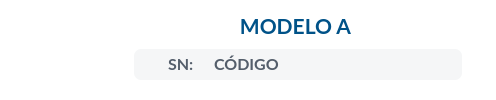
        <widget class="QWidget" name="widget_4" native="true">
         <property name="geometry">
          <rect>
           <x>10</x>
           <y>149</y>
           <width>496</width>
           <height>100</height>
          </rect>
         </property>
         <property name="styleSheet">
          <string notr="true">background-color: rgb(255, 255, 255);
border-radius:7px;
</string>
         </property>
         <widget class="QWidget" name="widget_5" native="true">
          <property name="geometry">
           <rect>
            <x>134</x>
            <y>49</y>
            <width>328</width>
            <height>31</height>
           </rect>
          </property>
          <property name="styleSheet">
           <string notr="true">background-color: rgb(245, 246, 247);</string>
          </property>
          <widget class="QLabel" name="label_6">
           <property name="geometry">
            <rect>
             <x>34</x>
             <y>0</y>
             <width>50</width>
             <height>30</height>
            </rect>
           </property>
           <property name="font">
            <font>
             <family>Lato</family>
             <pointsize>12</pointsize>
             <weight>75</weight>
             <bold>true</bold>
            </font>
           </property>
           <property name="styleSheet">
            <string notr="true">color: rgb(84, 94, 107);</string>
           </property>
           <property name="text">
            <string>SN:</string>
           </property>
          </widget>
          <widget class="QLabel" name="label_9">
           <property name="geometry">
            <rect>
             <x>80</x>
             <y>0</y>
             <width>220</width>
             <height>30</height>
            </rect>
           </property>
           <property name="font">
            <font>
             <family>Lato</family>
             <pointsize>12</pointsize>
             <weight>75</weight>
             <bold>true</bold>
            </font>
           </property>
           <property name="styleSheet">
            <string notr="true">color: rgb(84, 94, 107);</string>
           </property>
           <property name="text">
            <string>CÓDIGO</string>
           </property>
          </widget>
         </widget>
         <widget class="QLabel" name="label_7">
          <property name="geometry">
           <rect>
            <x>24</x>
            <y>18</y>
            <width>85</width>
            <height>62</height>
           </rect>
          </property>
          <property name="text">
           <string/>
          </property>
          <property name="pixmap">
           <pixmap>../Icones/outdoormaior.svg</pixmap>
          </property>
          <property name="scaledContents">
           <bool>true</bool>
          </property>
         </widget>
         <widget class="QLabel" name="label">
          <property name="geometry">
           <rect>
            <x>170</x>
            <y>10</y>
            <width>251</width>
            <height>31</height>
           </rect>
          </property>
          <property name="font">
           <font>
            <family>Lato</family>
            <pointsize>16</pointsize>
            <weight>75</weight>
            <bold>true</bold>
           </font>
          </property>
          <property name="styleSheet">
           <string notr="true">color: rgb(0, 82, 136);</string>
          </property>
          <property name="text">
           <string>MODELO A</string>
          </property>
          <property name="alignment">
           <set>Qt::AlignCenter</set>
          </property>
         </widget>
        </widget>
